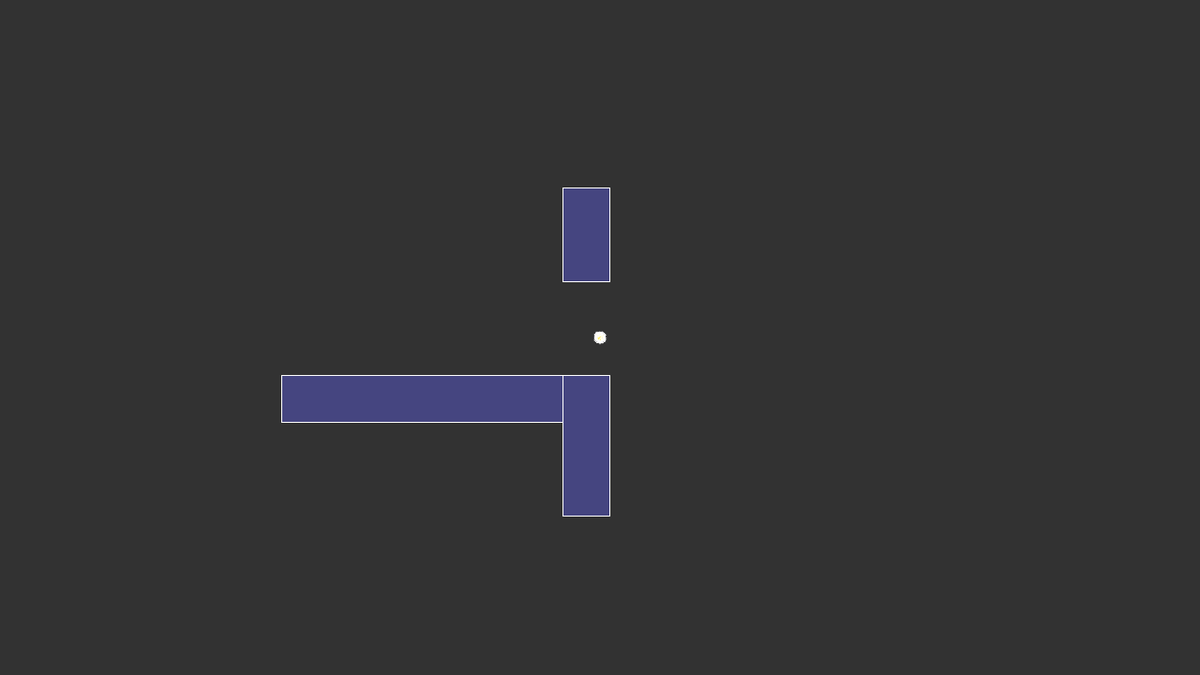
Frame 1 (no input)
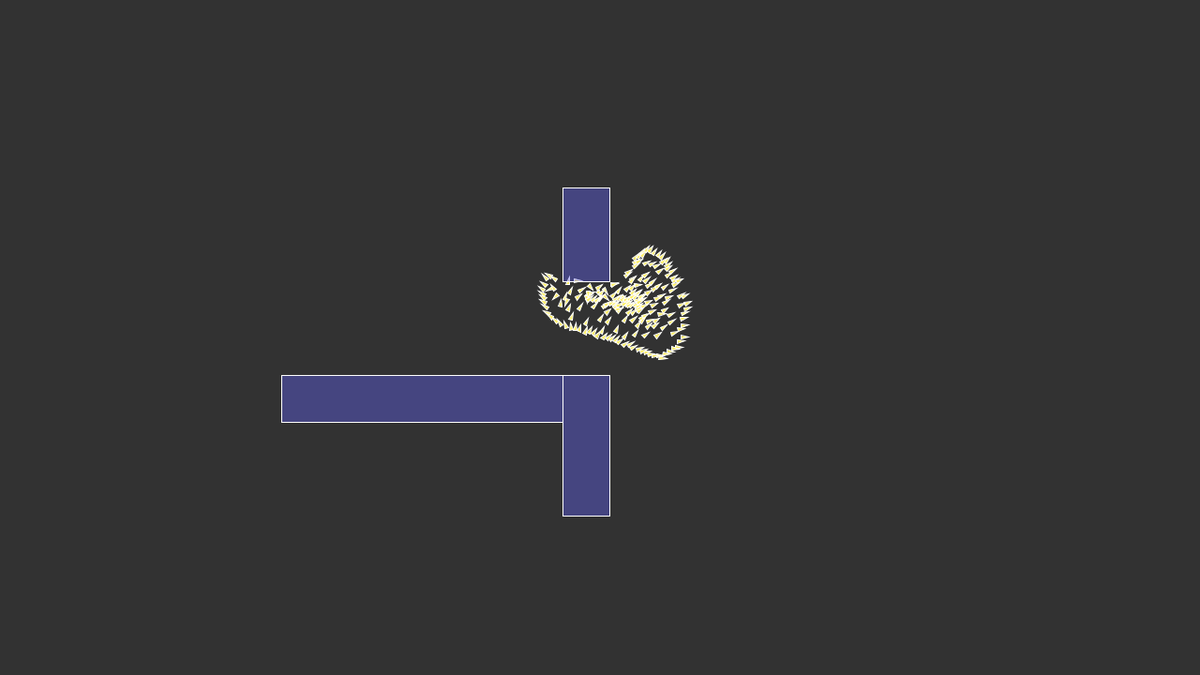
Frame 60 (the mouse pressed at the canvas centre just before this capture)
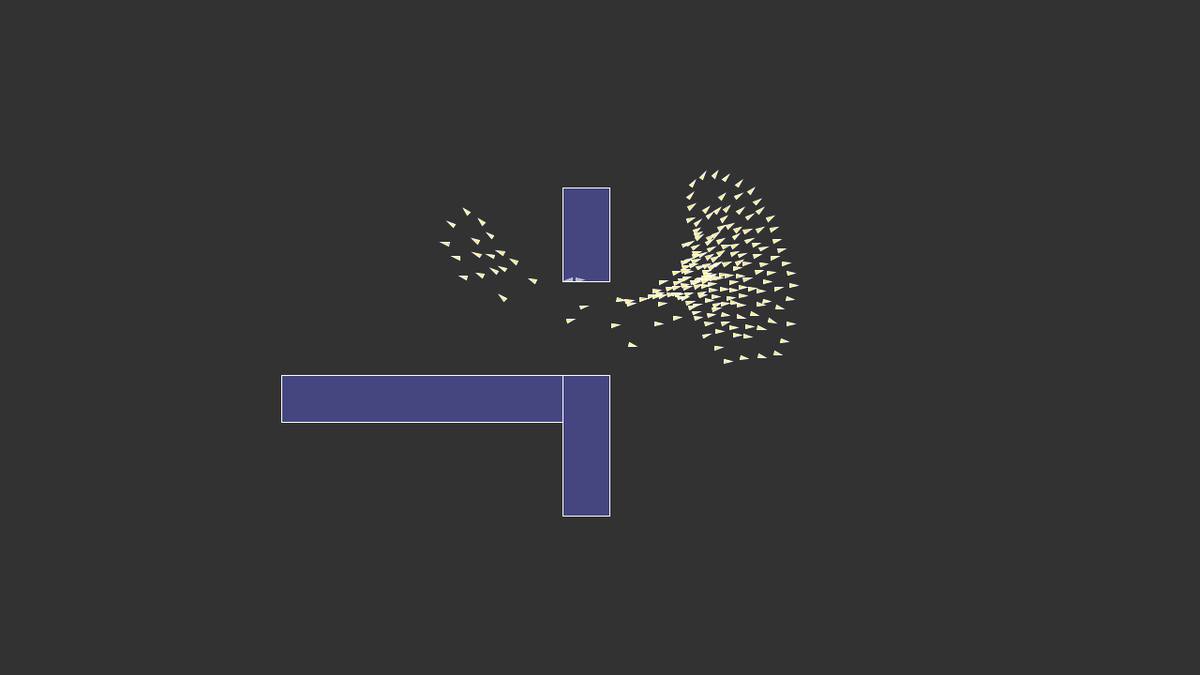
Frame 120 (the mouse held since frame 60 and released just before this capture)

The Processing sketch that drew these frames (run headless with seeded random() and noise(); from frame 60 on, the mouse is pressed at the canvas centre):

// Processing sketch: simple_flocking
// ── simple_flocking.pde
Flock flock;

float maxTargetDist = 200;
PVector target;

ArrayList<Obstacle> obstacles;

void setup() {
  size(1280, 720);
  flock = new Flock();
  // Add an initial set of boids into the system
  for (int i = 0; i < 200; i++) {
    flock.addBoid(new Boid(width/2,height/2));
  }
  
  //init obstacles
  obstacles = new ArrayList<Obstacle>();
  obstacles.add(new Obstacle(300, 400, 300, 50));
  obstacles.add(new Obstacle(600, 400, 50, 150));
  obstacles.add(new Obstacle(600, 200, 50, 100));
}

void draw() {
  background(50);
  
  if(target != null)
  {
    fill(100, 250, 100, 100);
    ellipse(target.x, target.y, maxTargetDist, maxTargetDist);
  }
  
   flock.run(obstacles);
   
   //render obstacles
   for(Obstacle o : obstacles)
     o.render();
}

// Add a new boid into the System
void mousePressed() {
   if (mouseButton == LEFT) {
     flock.addBoid(new Boid(mouseX,mouseY));
   } else if (mouseButton == RIGHT) {
     target = new PVector(mouseX, mouseY);
   }
}

void keyPressed() {
  
  float targetSpeed = 10;
  if (key == CODED) {
    if (keyCode == UP) {
      target.add(new PVector(targetSpeed, 0));
    } else if (keyCode == DOWN) {
      target.sub(new PVector(targetSpeed, 0));
    } else if (keyCode == LEFT) {
      target.add(new PVector(0, targetSpeed));
    } else if (keyCode == RIGHT) {
      target.sub(new PVector(0, targetSpeed));
    }
  }
}



// The Flock (a list of Boid objects)

class Flock {
  ArrayList<Boid> boids; // An ArrayList for all the boids

  Flock() {
    boids = new ArrayList<Boid>(); // Initialize the ArrayList
  }

  void run(ArrayList<Obstacle> obstacles) {
    for (Boid b : boids) {
      b.run(boids, obstacles);  // Passing the entire list of boids to each boid individually
    }
  }

  void addBoid(Boid b) {
    boids.add(b);
  }

}

class Obstacle {
  PVector location;
  PVector size;
  
  public Obstacle(float x, float y, float w, float h)
  {
      location = new PVector(x, y);
      size = new PVector(w, h);
  }
  
  public void render()
  {
      fill(100, 100, 250, 100);
      rect(location.x, location.y, size.x, size.y);
  }
  
  public PVector getNearestPoint(PVector p)
  {
    float cx = max(min(p.x, location.x+size.x), location.x);
    float cy = max(min(p.y, location.y+size.y), location.y);
    
    return new PVector(cx, cy);
  }
}


// The Boid class

class Boid {

  PVector location;
  PVector velocity;
  PVector acceleration;
  float r;
  float maxforce;    // Maximum steering force
  float maxspeed;    // Maximum speed

    Boid(float x, float y) {
    acceleration = new PVector(0, 0);

    // This is a new PVector method not yet implemented in JS
    // velocity = PVector.random2D();

    // Leaving the code temporarily this way so that this example runs in JS
    float angle = random(TWO_PI);
    velocity = new PVector(cos(angle), sin(angle));

    location = new PVector(x, y);
    r = 2.0;
    maxspeed = 2;
    maxforce = 0.03;
  }

  void run(ArrayList<Boid> boids, ArrayList<Obstacle> obstacles) {
    flock(boids, obstacles);
    update();
    borders();
    render();
  }

  void applyForce(PVector force) {
    // We could add mass here if we want A = F / M
    acceleration.add(force);
  }

  // We accumulate a new acceleration each time based on three rules
  void flock(ArrayList<Boid> boids, ArrayList<Obstacle> obstacles) {
    PVector sep = separate(boids);   // Separation
    PVector ali = align(boids);      // Alignment
    PVector coh = cohesion(boids);   // Cohesion
    
    PVector rep = repulsion(obstacles); // Repulsion
    
    // Arbitrarily weight these forces
    sep.mult(1.5);
    ali.mult(1.0);
    coh.mult(1.0);
    rep.mult(0.0001); //like a wall
    
    // Add the force vectors to acceleration
    applyForce(sep);
    applyForce(ali);
    applyForce(coh);
    applyForce(rep);
  }

  // Method to update location
  void update() {
    // Update velocity
    velocity.add(acceleration);
    // Limit speed
    velocity.limit(maxspeed);
    location.add(velocity);
    
    //find target
    if(target != null && PVector.dist(location, target) < maxTargetDist)
    {
      velocity.add(seek(target)); 
    }
    
    // Reset accelertion to 0 each cycle
    acceleration.mult(0);
  }

  // A method that calculates and applies a steering force towards a target
  // STEER = DESIRED MINUS VELOCITY
  PVector seek(PVector target) {
    PVector desired = PVector.sub(target, location);  // A vector pointing from the location to the target
    // Scale to maximum speed
    desired.normalize();
    desired.mult(maxspeed);

    // Above two lines of code below could be condensed with new PVector setMag() method
    // Not using this method until Processing.js catches up
    // desired.setMag(maxspeed);

    // Steering = Desired minus Velocity
    PVector steer = PVector.sub(desired, velocity);
    steer.limit(maxforce);  // Limit to maximum steering force
    return steer;
  }

  void render() {
    // Draw a triangle rotated in the direction of velocity
    float theta = velocity.heading2D() + radians(90);
    // heading2D() above is now heading() but leaving old syntax until Processing.js catches up
    
        //draw ellipse with infos
    fill(250, 100, 100, 50);
    //ellipse(location.x, location.y, 50, 50);
    
    fill(255, 240, 100);
    stroke(255);
    pushMatrix();
    translate(location.x, location.y);
    rotate(theta);
    beginShape(TRIANGLES);
    vertex(0, -r*2);
    vertex(-r, r*2);
    vertex(r, r*2);
    endShape();
    popMatrix();
  }

  // Wraparound
  void borders() {
    if (location.x < -r) location.x = width+r;
    if (location.y < -r) location.y = height+r;
    if (location.x > width+r) location.x = -r;
    if (location.y > height+r) location.y = -r;
  }

  PVector repulsion(ArrayList<Obstacle> obstacles)
  {
     float minObstacleDist = 100;
     float breakConstant = 200000;
     PVector repulsion = new PVector(0, 0);
     
     for(Obstacle o : obstacles)
     {
         PVector nearest = o.getNearestPoint(location);
         float dist = location.dist(nearest);
       
         if(dist < minObstacleDist)
         {
             //draw for debugging
             stroke(204, 255, 255);
             //line(location.x, location.y, nearest.x, nearest.y);
           
             PVector seek = seek(nearest);
             seek.mult(min(breakConstant/dist, Float.MAX_VALUE));
             seek.mult(-1.0); // invert for repulusion
             
             //System.out.println("X: " + seek.x + " Y: " + seek.y);
             
             repulsion.add(seek);
         }
     }
    
     return repulsion;
  }

  // Separation
  // Method checks for nearby boids and steers away
  PVector separate (ArrayList<Boid> boids) {
    float desiredseparation = 25.0f;
    PVector steer = new PVector(0, 0, 0);
    int count = 0;
    // For every boid in the system, check if it's too close
    for (Boid other : boids) {
      float d = PVector.dist(location, other.location);
      // If the distance is greater than 0 and less than an arbitrary amount (0 when you are yourself)
      if ((d > 0) && (d < desiredseparation)) {
        // Calculate vector pointing away from neighbor
        PVector diff = PVector.sub(location, other.location);
        diff.normalize();
        diff.div(d);        // Weight by distance
        steer.add(diff);
        count++;            // Keep track of how many
      }
    }
    // Average -- divide by how many
    if (count > 0) {
      steer.div((float)count);
    }

    // As long as the vector is greater than 0
    if (steer.mag() > 0) {
      // First two lines of code below could be condensed with new PVector setMag() method
      // Not using this method until Processing.js catches up
      // steer.setMag(maxspeed);

      // Implement Reynolds: Steering = Desired - Velocity
      steer.normalize();
      steer.mult(maxspeed);
      steer.sub(velocity);
      steer.limit(maxforce);
    }
    return steer;
  }

  // Alignment
  // For every nearby boid in the system, calculate the average velocity
  PVector align (ArrayList<Boid> boids) {
    float neighbordist = 50;
    PVector sum = new PVector(0, 0);
    int count = 0;
    for (Boid other : boids) {
      float d = PVector.dist(location, other.location);
      if ((d > 0) && (d < neighbordist)) {
        sum.add(other.velocity);
        count++;
      }
    }
    if (count > 0) {
      sum.div((float)count);
      // First two lines of code below could be condensed with new PVector setMag() method
      // Not using this method until Processing.js catches up
      // sum.setMag(maxspeed);

      // Implement Reynolds: Steering = Desired - Velocity
      sum.normalize();
      sum.mult(maxspeed);
      PVector steer = PVector.sub(sum, velocity);
      steer.limit(maxforce);
      return steer;
    } 
    else {
      return new PVector(0, 0);
    }
  }

  // Cohesion
  // For the average location (i.e. center) of all nearby boids, calculate steering vector towards that location
  PVector cohesion (ArrayList<Boid> boids) {
    float neighbordist = 50;
    PVector sum = new PVector(0, 0);   // Start with empty vector to accumulate all locations
    int count = 0;
    for (Boid other : boids) {
      float d = PVector.dist(location, other.location);
      if ((d > 0) && (d < neighbordist)) {
        sum.add(other.location); // Add location
        count++;
      }
    }
    if (count > 0) {
      sum.div(count);
      return seek(sum);  // Steer towards the location
    } 
    else {
      return new PVector(0, 0);
    }
  }
}
